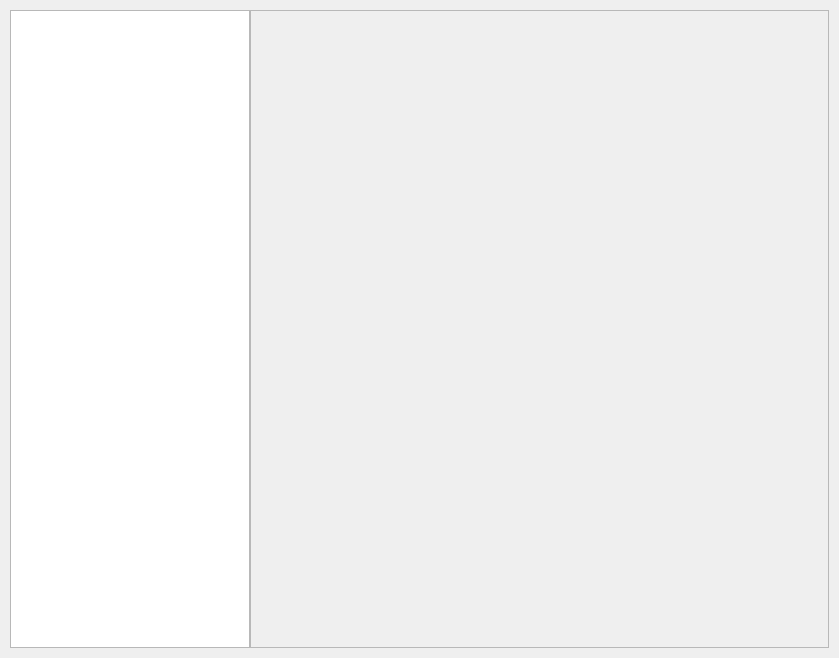
<?xml version="1.0" encoding="UTF-8"?>
<ui version="4.0">
 <class>TabViewClass</class>
 <widget class="QWidget" name="TabViewClass">
  <property name="geometry">
   <rect>
    <x>0</x>
    <y>0</y>
    <width>839</width>
    <height>658</height>
   </rect>
  </property>
  <property name="windowTitle">
   <string>TabView</string>
  </property>
  <layout class="QGridLayout" name="gridLayout">
   <property name="leftMargin">
    <number>10</number>
   </property>
   <property name="topMargin">
    <number>10</number>
   </property>
   <property name="rightMargin">
    <number>10</number>
   </property>
   <property name="bottomMargin">
    <number>10</number>
   </property>
   <property name="spacing">
    <number>0</number>
   </property>
   <item row="0" column="0">
    <widget class="QTreeView" name="treeView">
     <property name="minimumSize">
      <size>
       <width>200</width>
       <height>0</height>
      </size>
     </property>
     <property name="maximumSize">
      <size>
       <width>240</width>
       <height>16777215</height>
      </size>
     </property>
    </widget>
   </item>
   <item row="0" column="1">
    <widget class="QScrollArea" name="scrollArea">
     <property name="widgetResizable">
      <bool>true</bool>
     </property>
     <widget class="QWidget" name="scrollAreaWidgetContents">
      <property name="geometry">
       <rect>
        <x>0</x>
        <y>0</y>
        <width>577</width>
        <height>636</height>
       </rect>
      </property>
     </widget>
    </widget>
   </item>
  </layout>
 </widget>
 <layoutdefault spacing="6" margin="11"/>
 <resources/>
 <connections/>
</ui>
